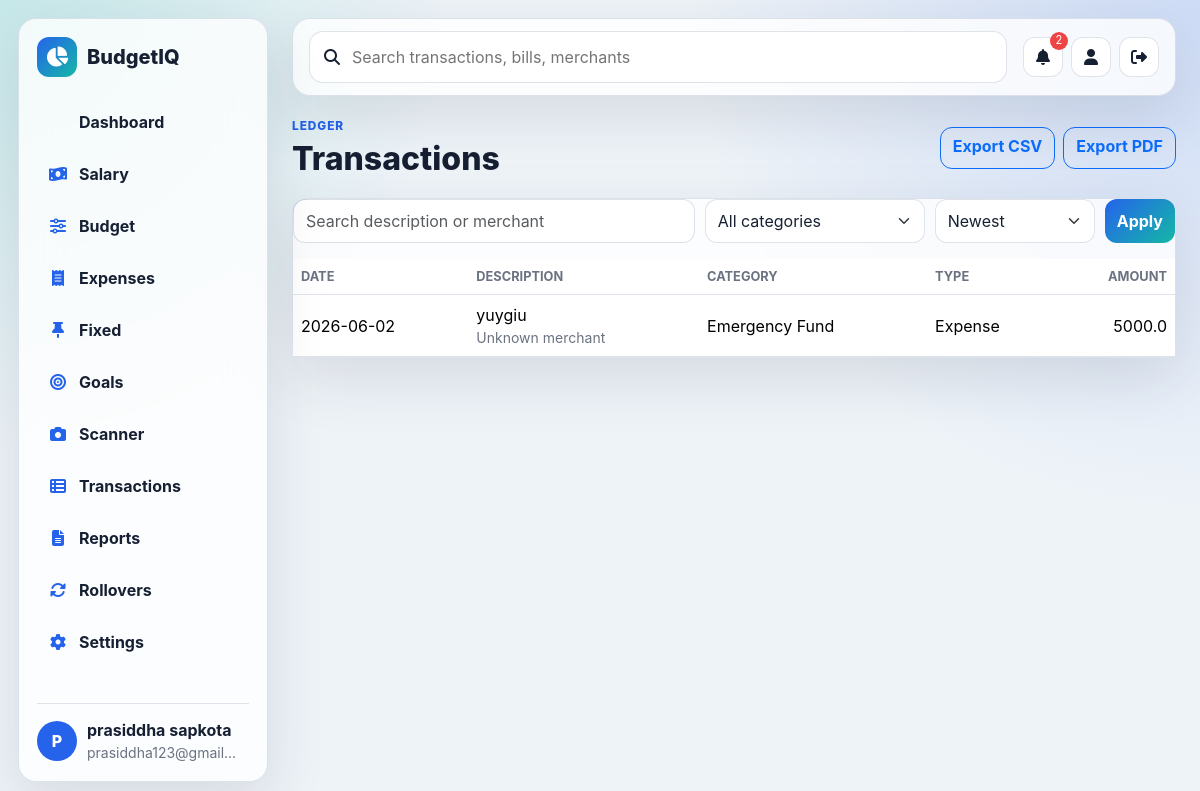
The app's page /transactions (signed in) with its own data.
### models.py (models this page shows, shortened)
class User(UserMixin, db.Model):
    __tablename__ = "users"
    id = db.Column(db.Integer, primary_key=True)
    name = db.Column(db.String(120), nullable=False)
    email = db.Column(db.String(255), nullable=False, unique=True, index=True)
    password_hash = db.Column(db.String(255), nullable=False)
    created_at = db.Column(db.DateTime, default=datetime.utcnow)

class Expense(db.Model):
    __tablename__ = "expenses"
    id = db.Column(db.Integer, primary_key=True)
    user_id = db.Column(db.Integer, db.ForeignKey("users.id"), nullable=False)
    amount = db.Column(db.Float, nullable=False)
    category_id = db.Column(db.Integer, db.ForeignKey("categories.id"), nullable=False)
    expense_date = db.Column(db.Date, nullable=False, default=date.today)
    description = db.Column(db.String(255), nullable=False)
    merchant = db.Column(db.String(120))
    source = db.Column(db.String(40), default="manual")
    created_at = db.Column(db.DateTime, default=datetime.utcnow)
    category = db.relationship("Category")

class Category(db.Model):
    __tablename__ = "categories"
    id = db.Column(db.Integer, primary_key=True)
    user_id = db.Column(db.Integer, db.ForeignKey("users.id"), nullable=False)
    name = db.Column(db.String(80), nullable=False)
    icon = db.Column(db.String(80), default="fa-wallet")
    color = db.Column(db.String(20), default="#4f46e5")
    is_fixed = db.Column(db.Boolean, default=False)

### routes/main.py (the view)
@main_bp.route("/transactions")
@login_required
def transactions():
    q = request.args.get("q", "").strip()
    category_id = request.args.get("category_id")
    sort = request.args.get("sort", "date_desc")
    query = Expense.query.filter_by(user_id=current_user.id)
    if q:
        query = query.filter(Expense.description.ilike(f"%{q}%") | Expense.merchant.ilike(f"%{q}%"))
    if category_id:
        query = query.filter_by(category_id=int(category_id))
    if sort == "amount_asc":
        query = query.order_by(Expense.amount.asc())
    elif sort == "amount_desc":
        query = query.order_by(Expense.amount.desc())
    else:
        query = query.order_by(Expense.expense_date.desc(), Expense.id.desc())
    rows = query.all()
    return render_template("transactions.html", rows=rows, categories=user_categories(), q=q, category_id=category_id, sort=sort)

### routes/main.py (called while the page is built)
def user_categories():
    return Category.query.filter_by(user_id=current_user.id).order_by(Category.name.asc()).all()

### templates/transactions.html (shortened to what this page needs)
{% extends "base.html" %}
{% block content %}
<section class="page-head"><div><p class="eyebrow">Ledger</p><h1>Transactions</h1></div><div class="button-row"><a class="btn btn-outline-primary" href="{{ url_for('main.export_transactions', fmt='csv') }}">Export CSV</a><a class="btn btn-outline-primary" href="{{ url_for('main.export_transactions', fmt='pdf') }}">Export PDF</a></div></section>
<section class="glass-panel">
  <form class="filter-bar">
    <input class="form-control" name="q" value="{{ q }}" placeholder="Search description or merchant">
    <select class="form-select" name="category_id"><option value="">All categories</option></select>
    <select class="form-select" name="sort"><option value="date_desc" {% if sort == 'date_desc' %}selected{% endif %}>Newest</option></select>
    <button class="btn btn-primary">Apply</button>
  </form>
  <div class="table-responsive">
    <table class="table app-table"><thead><tr><th>Date</th><th>Description</th><th>Category</th><th>Type</th><th class="text-end">Amount</th></tr></thead><tbody>
      {% for row in rows %}<tr><td>{{ row.expense_date }}</td><td>{{ row.description }}<small>{{ row.merchant }}</small></td><td>{{ row.category.name }}</td><td>Expense</td><td class="text-end">{{ row.amount|round(2) }}</td></tr>{% endfor %}
    </tbody></table>
  </div>
</section>
{% endblock %}

### templates/base.html (shortened to what this page needs)
<!doctype html>
<html lang="en" data-theme="{{ active_theme }}">
<head>
  <link href="https://cdn.jsdelivr.net/npm/bootstrap@5.3.3/dist/css/bootstrap.min.css" rel="stylesheet">
  <link href="https://cdnjs.cloudflare.com/ajax/libs/font-awesome/6.5.2/css/all.min.css" rel="stylesheet">
  <link href="{{ url_for('static', filename='css/style.css') }}" rel="stylesheet">
</head>
<body>
  {% if current_user.is_authenticated %}
  <aside class="sidebar glass-panel">
    <div class="brand"><span class="brand-icon"><i class="fa-solid fa-chart-pie"></i></span><span>BudgetIQ</span></div>
    <nav>
      <a href="{{ url_for('main.dashboard') }}"> Dashboard</a>
      <a href="{{ url_for('main.salary') }}"><i class="fa-solid fa-money-bill-wave"></i> Salary</a>
      <a href="{{ url_for('main.budget') }}"><i class="fa-solid fa-sliders"></i> Budget</a>
      <a href="{{ url_for('main.expenses') }}"><i class="fa-solid fa-receipt"></i> Expenses</a>
      <a href="{{ url_for('main.fixed') }}"><i class="fa-solid fa-thumbtack"></i> Fixed</a>
      <a href="{{ url_for('main.goals') }}"><i class="fa-solid fa-bullseye"></i> Goals</a>
      <a href="{{ url_for('main.scanner') }}"><i class="fa-solid fa-camera"></i> Scanner</a>
      <a href="{{ url_for('main.transactions') }}"><i class="fa-solid fa-table-list"></i> Transactions</a>
      <a href="{{ url_for('main.reports') }}"><i class="fa-solid fa-file-lines"></i> Reports</a>
      <a href="{{ url_for('main.rollovers') }}"><i class="fa-solid fa-rotate"></i> Rollovers</a>
      <a href="{{ url_for('main.settings') }}"><i class="fa-solid fa-gear"></i> Settings</a>
    </nav>
    <div class="profile-chip">
      <div class="avatar">{{ current_user.name[:1]|upper }}</div>
      <div><strong>{{ current_user.name }}</strong><small>{{ current_user.email }}</small></div>
    </div>
  </aside>
  {% endif %}
  <main class="{% if current_user.is_authenticated %}app-shell{% else %}auth-shell{% endif %}">
    {% if current_user.is_authenticated %}
    <header class="topbar glass-panel">
      <form class="searchbar" action="{{ url_for('main.transactions') }}">
        <i class="fa-solid fa-magnifying-glass"></i>
        <input name="q" placeholder="Search transactions, bills, merchants">
      </form>
      <div class="top-actions">
        <form method="post" action="{{ url_for('main.mark_notifications_read') }}">
          <button class="icon-btn" title="Notifications"><i class="fa-solid fa-bell"></i>{% if unread_count %}<span>{{ unread_count }}</span>{% endif %}</button>
        </form>
        <a class="icon-btn" href="{{ url_for('main.profile') }}" title="Profile"><i class="fa-solid fa-user"></i></a>
        <a class="icon-btn" href="{{ url_for('auth.logout') }}" title="Logout"><i class="fa-solid fa-right-from-bracket"></i></a>
      </div>
    </header>
    {% endif %}
    {% block content %}{% endblock %}
  </main>
</body>
</html>

### static/css/style.css (style rules this page uses)
:root { --bg: #eef3f8; --panel: rgba(255, 255, 255, 0.78); --panel-strong: rgba(255, 255, 255, 0.92); --text: #172033; --muted: #6b7280; --line: rgba(148, 163, 184, 0.3); --primary: #2563eb; --primary-2: #14b8a6; --danger: #ef4444; --shadow: 0 20px 60px rgba(31, 41, 55, 0.12); }
* { box-sizing: border-box; }
body { min-height: 100vh; margin: 0; color: var(--text); background: radial-gradient(circle at top left, rgba(20, 184, 166, 0.18), transparent 28rem), radial-gradient(circle at top right, rgba(37, 99, 235, 0.16), transparent 32rem), var(--bg); font-family: Inter, "Segoe UI", Arial, sans-serif; }
a { color: var(--primary); text-decoration: none; }
h1 { font-size: 2rem; font-weight: 800; margin: 0; letter-spacing: 0; }
small, .muted { color: var(--muted); }
.glass-panel { background: var(--panel); border: 1px solid var(--line); border-radius: 18px; box-shadow: var(--shadow); backdrop-filter: blur(18px); }
.sidebar { position: fixed; inset: 18px auto 18px 18px; width: 250px; padding: 18px; display: flex; flex-direction: column; z-index: 10; }
.brand { display: flex; align-items: center; gap: 10px; font-size: 1.25rem; font-weight: 800; margin-bottom: 22px; }
.brand-icon { width: 40px; height: 40px; display: grid; place-items: center; border-radius: 12px; background: linear-gradient(135deg, var(--primary), var(--primary-2)); color: white; }
.sidebar nav { display: grid; gap: 6px; }
.sidebar nav a { color: var(--text); padding: 11px 12px; border-radius: 12px; display: flex; gap: 12px; align-items: center; font-weight: 650; }
.sidebar nav i { width: 18px; color: var(--primary); text-align: center; }
.profile-chip { margin-top: auto; display: flex; gap: 10px; align-items: center; padding-top: 14px; border-top: 1px solid var(--line); min-width: 0; }
.profile-chip small { display: block; overflow: hidden; text-overflow: ellipsis; white-space: nowrap; max-width: 150px; }
.avatar { width: 40px; height: 40px; border-radius: 50%; display: grid; place-items: center; background: var(--primary); color: #fff; font-weight: 800; }
.app-shell { padding: 18px 24px 40px 292px; }
.topbar { min-height: 72px; padding: 12px 16px; display: flex; align-items: center; gap: 16px; margin-bottom: 22px; }
.searchbar { flex: 1; display: flex; align-items: center; gap: 10px; padding: 12px 14px; border: 1px solid var(--line); border-radius: 14px; background: var(--panel-strong); }
.searchbar input { width: 100%; border: 0; outline: 0; background: transparent; color: var(--text); }
.top-actions, .button-row { display: flex; align-items: center; gap: 8px; }
.icon-btn { position: relative; width: 40px; height: 40px; border: 1px solid var(--line); background: var(--panel-strong); color: var(--text); border-radius: 12px; display: inline-grid; place-items: center; }
.icon-btn span { position: absolute; top: -6px; right: -6px; min-width: 18px; height: 18px; padding: 0 5px; border-radius: 9px; background: var(--danger); color: #fff; font-size: 0.7rem; }
.page-head { display: flex; align-items: center; justify-content: space-between; gap: 16px; margin-bottom: 20px; }
.eyebrow { margin: 0 0 4px; text-transform: uppercase; color: var(--primary); font-size: 0.74rem; font-weight: 800; letter-spacing: 0.08em; }
.app-table { color: var(--text); margin: 0; }
.app-table th { color: var(--muted); border-color: var(--line); font-size: 0.8rem; text-transform: uppercase; }
.app-table td { border-color: var(--line); vertical-align: middle; }
.app-table small { display: block; }
.form-control, .form-select { min-height: 44px; border-radius: 12px; border-color: var(--line); background-color: var(--panel-strong); color: var(--text); }
.btn { border-radius: 12px; font-weight: 750; min-height: 42px; }
.btn-primary { background: linear-gradient(135deg, var(--primary), var(--primary-2)); border: 0; }
.filter-bar { display: grid; grid-template-columns: 1fr 220px 160px auto; gap: 10px; margin-bottom: 16px; }

### records on screen
User: name "P", name "prasiddha sapkota", email "prasiddha123@gmail…"
Expense: expense_date "2026-06-02", description "yuygiu", merchant "Unknown merchant", category.name "Emergency Fund", amount "5000.0"

### other values on screen
{{ unread_count }} "2"
